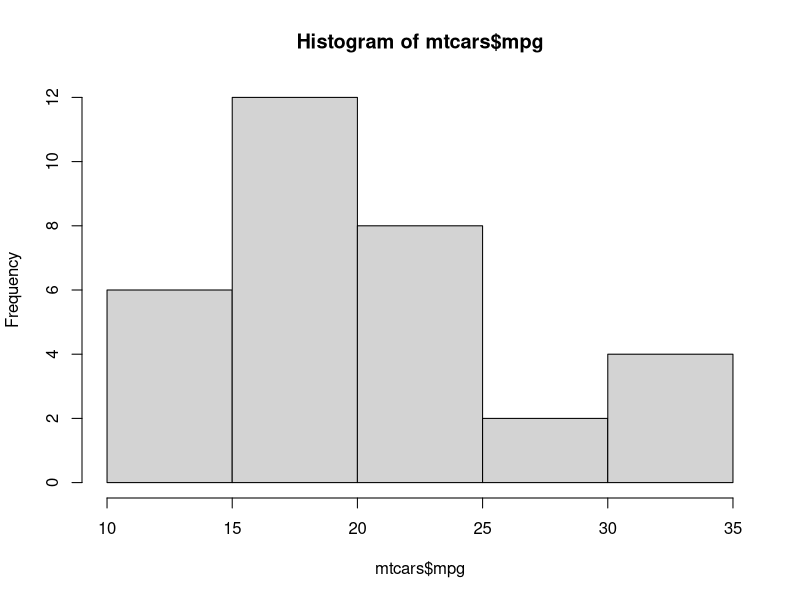
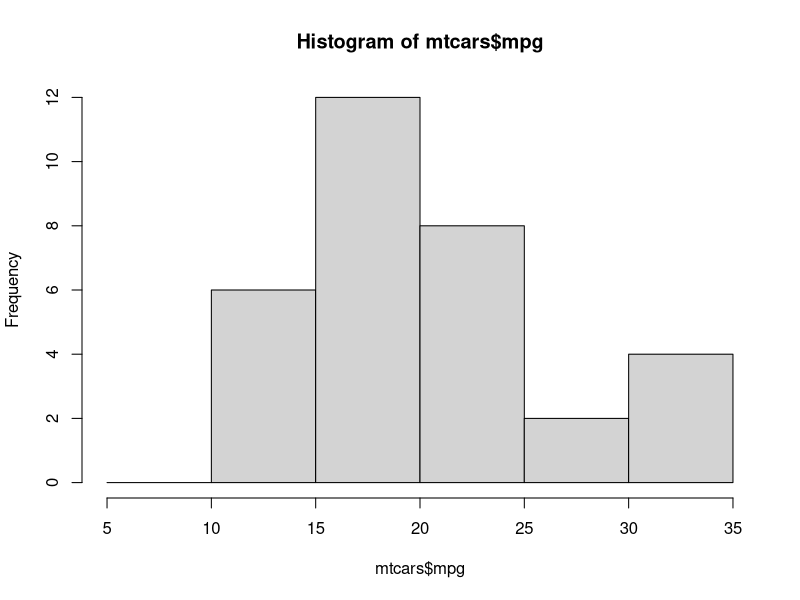
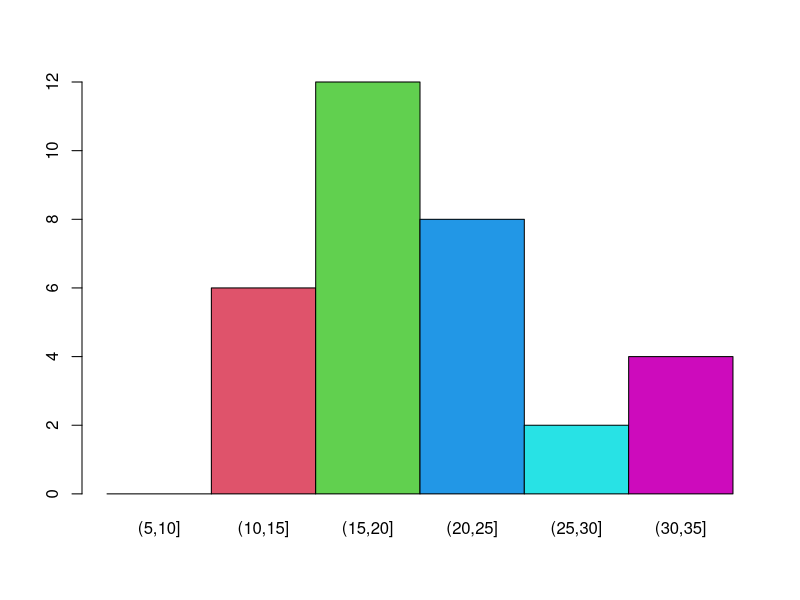
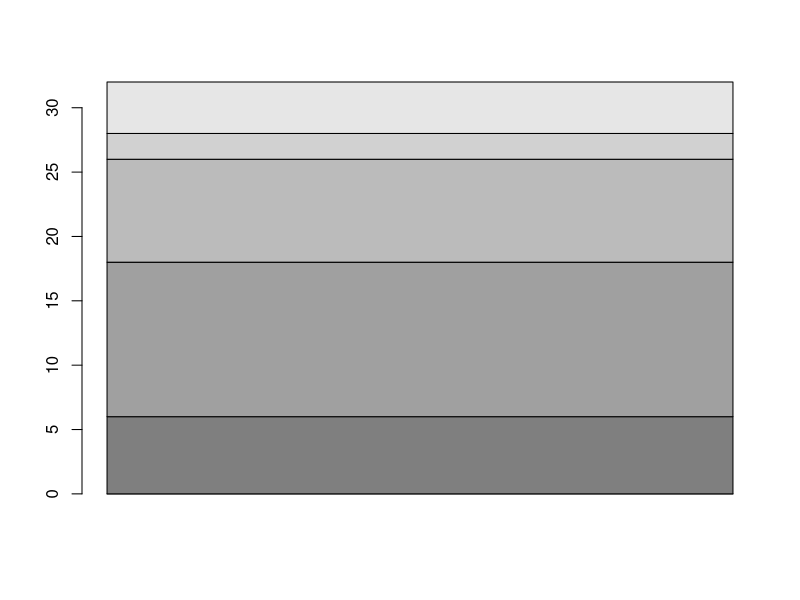

Write R code to recreate these figures, in order.
# mtcars - loops and apply


names(mtcars)
vars1= c('mpg', 'disp', 'hp','drat','wt','qsec')
vars2 = c('gear','cyl', 'vs', 'am','gear','carb')

paste('mtcars','mpg',sep='$')
noquote(paste('mtcars','mpg',sep='$'))
noquote(paste('mtcars','mpg',sep='$'))

length(mtcars)

#using indices
for(i in 1:5) {
  print(mean(mtcars[,i]))
}
#using vector of names
for(i in vars1) {
  print(mean(mtcars[,i]))
}

lapply(mtcars[vars1], mean)
lapply(mtcars[vars1],quantile)
sapply(mtcars[vars1], mean)
apply(mtcars,1,FUN=mean) #rowsise mean
apply(mtcars,2,FUN=mean) #colsise mean

#ifelse
ifelse(mtcars$mpg > 25,'High', 'Low')
cbind(mtcars$mpg, ifelse(mtcars$mpg > 25,'High', 'Low'))

#frequency Table
table(mtcars$gear, mtcars$cyl)
(t1= table(mtcars$gear, mtcars$cyl, dnn=list('gears','cylinder') ))
t1
addmargins(t1) #sum all sides rows and columns
addmargins(t1,FUN=mean)
addmargins(t1,FUN=list(list(mean,sum), list(sd, median)))

margin.table(t1)
margin.table(t1,1)
margin.table(t1,2)
prop.table(t1)


#freq distribution
mtcars$mpg
range(mtcars$mpg)
breaks = seq(from=floor(min(mtcars$mpg))-5,to=ceiling(max(mtcars$mpg))+ 5,by=5)
breaks
(mpg.cut = cut(mtcars$mpg, breaks))
(t2a =table(mpg.cut))
t2b =cbind(table(mpg.cut)) #transpose
hist(mtcars$mpg)
hist(mtcars$mpg,breaks=breaks)
barplot(t2b, beside = T,col=1:6, names.arg = rownames(t2b))


#----

(mpg.cut2 = cut(mtcars$mpg, breaks, labels=LETTERS[1:6]))

(mpg.cut2 = cut(mtcars$mpg, breaks, labels=LETTERS[1:6], levels=LETTERS[1:6], ordered=T))
table(mpg.cut2)
(freqdist2= cbind(table(mpg.cut2)))  
barplot(freqdist2, besides=T)
